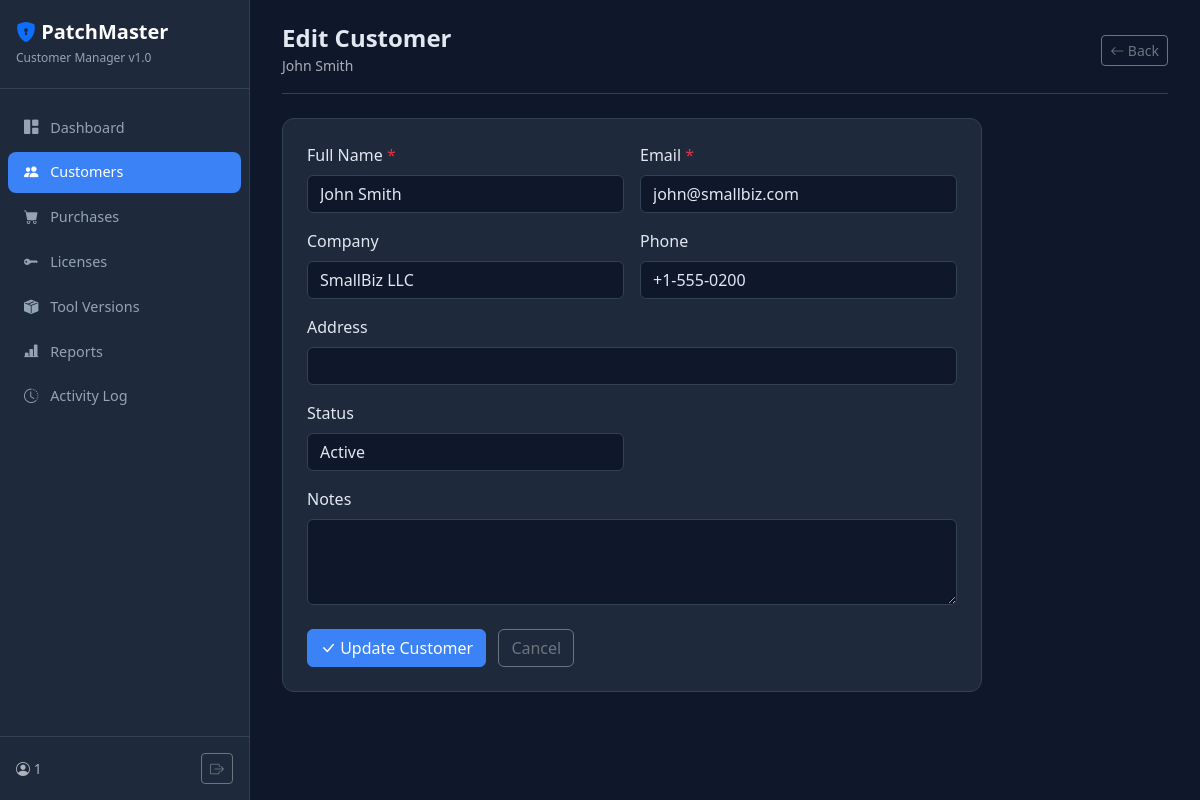
/customers/2/edit (signed in), run on the app's committed database.
### tables this page shows
CREATE TABLE customers (
            id          INTEGER PRIMARY KEY AUTOINCREMENT,
            name        TEXT    NOT NULL,
            email       TEXT    NOT NULL,
            company     TEXT    NOT NULL DEFAULT '',
            phone       TEXT    NOT NULL DEFAULT '',
            address     TEXT    NOT NULL DEFAULT '',
            notes       TEXT    NOT NULL DEFAULT '',
            status      TEXT    NOT NULL DEFAULT 'active',
            created_at  TEXT    NOT NULL DEFAULT (datetime('now')),
            updated_at  TEXT    NOT NULL DEFAULT (datetime('now'))
        );

### vendor/app.py (the view, shortened to what this page needs)
@app.route("/customers/<int:cid>/edit", methods=["GET", "POST"])
@login_required
def customer_edit(cid):
    db = get_db()
    customer = db.execute("SELECT * FROM customers WHERE id = ?", (cid,)).fetchone()
    if not customer:
        flash("Customer not found.", "danger")
        return redirect(url_for("customers_list"))
    return render_template("customer_form.html", customer=customer, tiers=TIERS, plans=PLANS)

### vendor/app.py (called while the page is built)
def get_db():
    if "db" not in g:
        g.db = sqlite3.connect(DB_PATH)
        g.db.row_factory = sqlite3.Row
        g.db.execute("PRAGMA journal_mode=WAL")
        g.db.execute("PRAGMA foreign_keys=ON")
    return g.db

@app.context_processor
def inject_now():
    return {"now": datetime.utcnow().strftime("%Y-%m-%dT%H:%M:%SZ")}

def login_required(f):
    @wraps(f)
    def decorated(*args, **kwargs):
        if not session.get("logged_in"):
            return redirect(url_for("login"))
        return f(*args, **kwargs)
    return decorated

### vendor/templates/customer_form.html (shortened to what this page needs)
{% extends "base.html" %}
{% block content %}
<div class="topbar">
  <div>
    <h4 class="mb-0 fw-bold">{{ 'Edit Customer' if customer else 'New Customer' }}</h4>
    <small class="text-muted">{{ customer['name'] if customer else 'Add a new customer record' }}</small>
  </div>
  <a href="{{ url_for('customers_list') }}" class="btn btn-outline-secondary btn-sm"><i class="bi bi-arrow-left"></i> Back</a>
</div>
<div class="card-dark p-4" style="max-width: 700px;">
  <form method="POST">
    <div class="row g-3">
      <div class="col-md-6">
        <label class="form-label">Full Name <span class="text-danger">*</span></label>
        <input type="text" name="name" class="form-control" required value="{{ customer['name'] if customer else '' }}">
      </div>
      <div class="col-md-6">
        <label class="form-label">Email <span class="text-danger">*</span></label>
        <input type="email" name="email" class="form-control" required value="{{ customer['email'] if customer else '' }}">
      </div>
      <div class="col-md-6">
        <label class="form-label">Company</label>
        <input type="text" name="company" class="form-control" value="{{ customer['company'] if customer else '' }}">
      </div>
      <div class="col-md-6">
        <label class="form-label">Phone</label>
        <input type="text" name="phone" class="form-control" value="{{ customer['phone'] if customer else '' }}">
      </div>
      <div class="col-12">
        <label class="form-label">Address</label>
        <input type="text" name="address" class="form-control" value="{{ customer['address'] if customer else '' }}">
      </div>
      {% if customer %}
      <div class="col-md-6">
        <label class="form-label">Status</label>
        <select name="status" class="form-select">
          <option value="active" {% if customer['status'] == 'active' %}selected{% endif %}>Active</option>
        </select>
      </div>
      {% endif %}
      <div class="col-12">
        <label class="form-label">Notes</label>
        <textarea name="notes" class="form-control" rows="3">{{ customer['notes'] if customer else '' }}</textarea>
      </div>
    </div>
    <div class="mt-4">
      <button type="submit" class="btn btn-primary"><i class="bi bi-check-lg"></i> {{ 'Update' if customer else 'Create' }} Customer</button>
      <a href="{{ url_for('customers_list') }}" class="btn btn-outline-secondary ms-2">Cancel</a>
    </div>
  </form>
</div>
{% endblock %}

### vendor/templates/base.html (style rules this page uses)
:root { --pm-blue: #3b82f6; --pm-green: #22c55e; --pm-red: #ef4444; --pm-yellow: #f59e0b; --pm-purple: #a855f7; }
body { background: #0f172a; color: #e2e8f0; font-family: 'Segoe UI', system-ui, sans-serif; }
.topbar { display: flex; justify-content: space-between; align-items: center; margin-bottom: 1.5rem; padding-bottom: 1rem; border-bottom: 1px solid #334155; }
.card-dark { background: #1e293b; border: 1px solid #334155; border-radius: 12px; }
.form-control, .form-select { background: #0f172a; border-color: #334155; color: #e2e8f0; }
.btn-primary { background: var(--pm-blue); border-color: var(--pm-blue); }

### data on the page
customers: name "John Smith", email "john@smallbiz.com", company "SmallBiz LLC", phone "+1-555-0200", status "Active"

### other printed values
{{ session.get('user', 'admin') }} "1"
{{ 'Edit Customer' if customer else 'New Customer' }} "Edit Customer"
{{ 'Update' if customer else 'Create' }} "Update"
